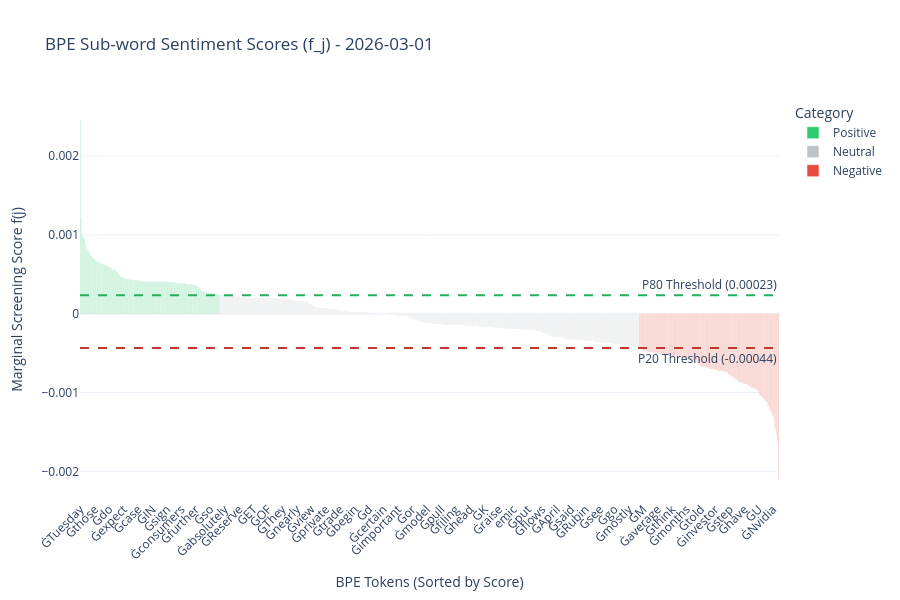

This figure's notebook cell:
### Code cell
# Visualisation pour attaque d'Israel et USA en Iran:
visualize_daily_lexicon_bpe("2026-03-01")

### Figure 1 — Plotly figure (JSON) as saved in the notebook; plotly's stock layout.template omitted (floating-point values rounded to 4 significant figures; data arrays with more than 128 entries replaced by an {"elided": "..."} marker saying what was removed)
{"data": [{"hovertemplate": "Category=Positive<br>BPE Tokens=%{x}<br>Score f(j)=%{y:.5f}<extra></extra>", "legendgroup": "Positive", "marker": {"color": "#2ecc71", "pattern": {"shape": ""}}, "name": "Positive", "orientation": "v", "showlegend": true, "textposition": "auto", "type": "bar", "x": {"elided": "223 str values"}, "xaxis": "x", "y": {"elided": "223 float values"}, "yaxis": "y"}, {"hovertemplate": "Category=Neutral<br>BPE Tokens=%{x}<br>Score f(j)=%{y:.5f}<extra></extra>", "legendgroup": "Neutral", "marker": {"color": "#bdc3c7", "pattern": {"shape": ""}}, "name": "Neutral", "orientation": "v", "showlegend": true, "textposition": "auto", "type": "bar", "x": {"elided": "668 str values"}, "xaxis": "x", "y": {"elided": "668 float values"}, "yaxis": "y"}, {"hovertemplate": "Category=Negative<br>BPE Tokens=%{x}<br>Score f(j)=%{y:.5f}<extra></extra>", "legendgroup": "Negative", "marker": {"color": "#e74c3c", "pattern": {"shape": ""}}, "name": "Negative", "orientation": "v", "showlegend": true, "textposition": "auto", "type": "bar", "x": {"elided": "223 str values"}, "xaxis": "x", "y": {"elided": "223 float values"}, "yaxis": "y"}], "layout": {"annotations": [{"showarrow": false, "text": "P80 Threshold (0.00023)", "x": 1, "xanchor": "right", "xref": "x domain", "y": 0.0002339, "yanchor": "bottom", "yref": "y"}, {"showarrow": false, "text": "P20 Threshold (-0.00044)", "x": 1, "xanchor": "right", "xref": "x domain", "y": -0.0004356, "yanchor": "top", "yref": "y"}], "barmode": "relative", "height": 600, "legend": {"title": {"text": "Category"}, "tracegroupgap": 0}, "shapes": [{"line": {"color": "#27ae60", "dash": "dash"}, "type": "line", "x0": 0, "x1": 1, "xref": "x domain", "y0": 0.0002339, "y1": 0.0002339, "yref": "y"}, {"line": {"color": "#c0392b", "dash": "dash"}, "type": "line", "x0": 0, "x1": 1, "xref": "x domain", "y0": -0.0004356, "y1": -0.0004356, "yref": "y"}], "title": {"text": "BPE Sub-word Sentiment Scores (f_j) - 2026-03-01"}, "xaxis": {"anchor": "y", "domain": [0, 1], "tickangle": -45, "title": {"text": "BPE Tokens (Sorted by Score)"}}, "yaxis": {"anchor": "x", "domain": [0, 1], "title": {"text": "Marginal Screening Score f(j)"}}}}
